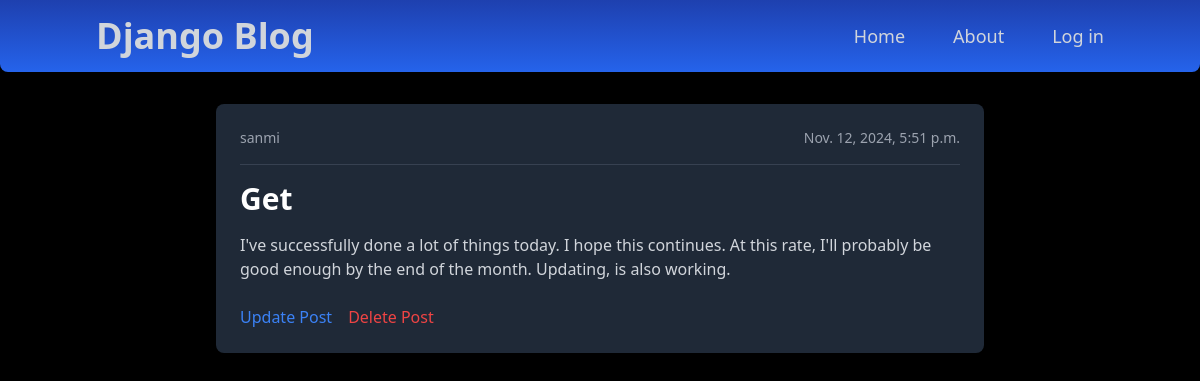
Page /user_post/2 on the earlier database version.
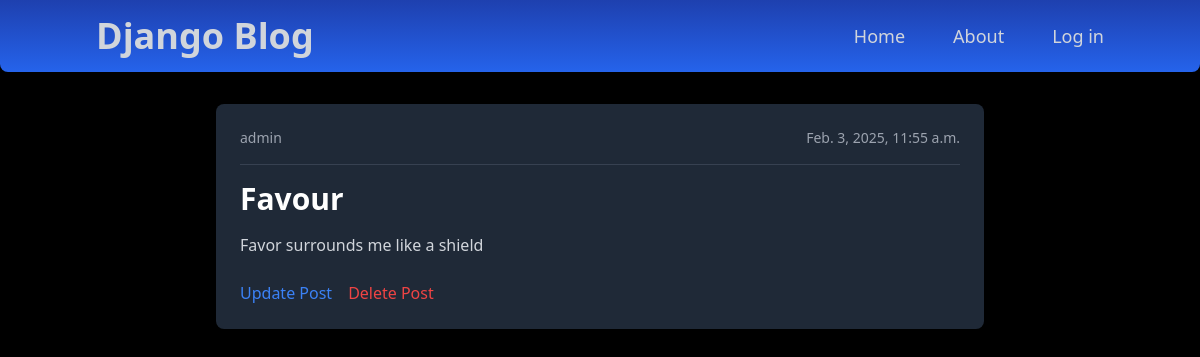
Same page on the later database version.
### blog_app/models.py (models this page shows)
class Post(models.Model):
    id = models.AutoField(primary_key=True)
    title = models.CharField(max_length=200)
    content = models.TextField(null=True, blank=True)
    user = models.ForeignKey(User, on_delete=models.CASCADE)
    date_posted = models.DateTimeField(default=timezone.now)

### blog_app/views.py (the view)
# urls.py: path("user_post/<int:pk>", views.reading_posts, name='reading_post_page'),
def reading_posts(request, pk):
    specific_post = Post.objects.get(pk=pk)
    return render(request, 'blog_app/specific_post.html', {'specific_post': specific_post})

### blog_app/templates/blog_app/specific_post.html
{% extends "blog_app/base.html" %}
{% block content %}
<div class="container mx-auto max-w-3xl text-white p-6 bg-gray-800 rounded-lg shadow-lg mt-8">
    <div class="flex justify-between items-center mb-4">
        <p class="text-sm text-gray-400">{{specific_post.user}}</p>
        <p class="text-sm text-gray-400">{{specific_post.date_posted}}</p>
    </div>
    <div class="border-b border-gray-700 mb-4"></div>
    <h1 class="text-3xl font-bold mb-4">{{specific_post.title}}</h1>
    <p class="text-gray-300 mb-6">{{specific_post.content}}</p>
    <div class="flex space-x-4">
        <a href="{% url 'updating_post_page' pk=specific_post.id %}" class="text-blue-500 hover:underline">Update Post</a>
        <a href="{% url 'delete_post_page' pk=specific_post.id %}" class="text-red-500 hover:underline">Delete Post</a>
    </div>
</div>
{% endblock content %}

Differences in the rows shown:
changed Post: user "sanmi" → "admin"; date_posted "Nov. 12, 2024, 5:51 p.m." → "Feb. 3, 2025, 11:55 a.m."; title "Get" → "Favour"; content "I've successfully done a lot of things today. I hope this continues. At this rate, I'll probably be good enough by the end of the month. Updating, is also working." → "Favor surrounds me like a shield"
